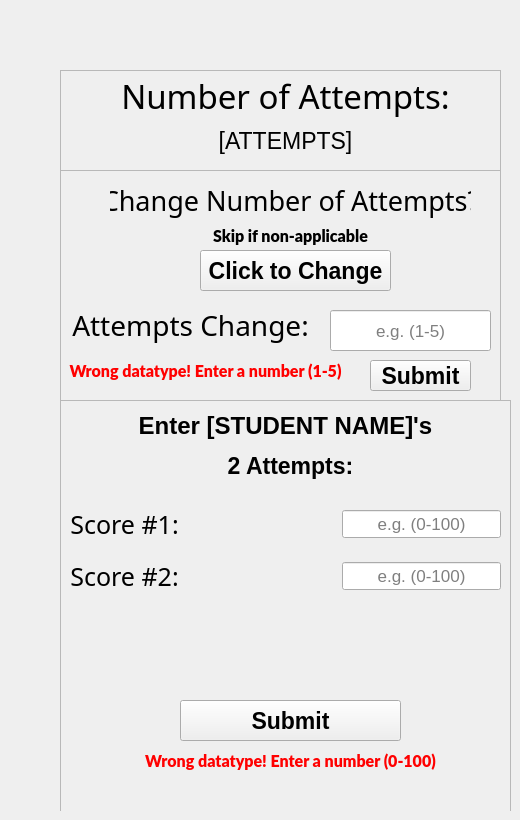
    <widget class="QWidget" name="Scores_Entry_2">
     <widget class="QWidget" name="widget_Scores_Entry_2_1" native="true">
      <property name="geometry">
       <rect>
        <x>60</x>
        <y>60</y>
        <width>451</width>
        <height>751</height>
       </rect>
      </property>
      <widget class="QFrame" name="frame_Scores_Entry_2_3">
       <property name="geometry">
        <rect>
         <x>0</x>
         <y>340</y>
         <width>451</width>
         <height>421</height>
        </rect>
       </property>
       <property name="frameShape">
        <enum>QFrame::StyledPanel</enum>
       </property>
       <property name="frameShadow">
        <enum>QFrame::Raised</enum>
       </property>
       <widget class="QLabel" name="label_Scores_Entry_2_ent_stud_name_1">
        <property name="geometry">
         <rect>
          <x>0</x>
          <y>10</y>
          <width>451</width>
          <height>31</height>
         </rect>
        </property>
        <property name="font">
         <font>
          <pointsize>18</pointsize>
          <weight>75</weight>
          <bold>true</bold>
         </font>
        </property>
        <property name="text">
         <string>Enter [STUDENT NAME]'s</string>
        </property>
        <property name="alignment">
         <set>Qt::AlignCenter</set>
        </property>
       </widget>
       <widget class="QLabel" name="label_Scores_Entry_2_two_attempts_1">
        <property name="geometry">
         <rect>
          <x>20</x>
          <y>50</y>
          <width>421</width>
          <height>31</height>
         </rect>
        </property>
        <property name="font">
         <font>
          <pointsize>17</pointsize>
          <weight>75</weight>
          <bold>true</bold>
         </font>
        </property>
        <property name="text">
         <string>2 Attempts:</string>
        </property>
        <property name="alignment">
         <set>Qt::AlignCenter</set>
        </property>
       </widget>
       <widget class="QLabel" name="label_Scores_Entry_2_error_message_1">
        <property name="enabled">
         <bool>false</bool>
        </property>
        <property name="geometry">
         <rect>
          <x>10</x>
          <y>350</y>
          <width>441</width>
          <height>21</height>
         </rect>
        </property>
        <property name="font">
         <font>
          <family>Lato Black</family>
          <pointsize>12</pointsize>
          <weight>75</weight>
          <italic>false</italic>
          <bold>true</bold>
         </font>
        </property>
        <property name="autoFillBackground">
         <bool>false</bool>
        </property>
        <property name="styleSheet">
         <string notr="true">color: red;</string>
        </property>
        <property name="text">
         <string>Wrong datatype! Enter a number (0-100)</string>
        </property>
        <property name="alignment">
         <set>Qt::AlignCenter</set>
        </property>
       </widget>
       <widget class="QPushButton" name="pushButton_Scores_Entry_2_submit_2">
        <property name="geometry">
         <rect>
          <x>120</x>
          <y>300</y>
          <width>221</width>
          <height>41</height>
         </rect>
        </property>
        <property name="font">
         <font>
          <pointsize>17</pointsize>
          <weight>75</weight>
          <italic>false</italic>
          <bold>true</bold>
          <underline>false</underline>
          <strikeout>false</strikeout>
          <kerning>true</kerning>
         </font>
        </property>
        <property name="text">
         <string>Submit</string>
        </property>
       </widget>
       <widget class="QWidget" name="verticalLayoutWidget_10">
        <property name="geometry">
         <rect>
          <x>10</x>
          <y>100</y>
          <width>431</width>
          <height>101</height>
         </rect>
        </property>
        <layout class="QVBoxLayout" name="verticalLayout_Scores_Entry_2_1">
         <item>
          <layout class="QHBoxLayout" name="horizontalLayout_Scores_Entry_2_1">
           <item>
            <widget class="QLabel" name="label_Scores_Entry_2_score_one_1">
             <property name="font">
              <font>
               <family>Oswald Light</family>
               <pointsize>19</pointsize>
              </font>
             </property>
             <property name="text">
              <string>Score #1:</string>
             </property>
             <property name="alignment">
              <set>Qt::AlignCenter</set>
             </property>
            </widget>
           </item>
           <item>
            <spacer name="horizontalSpacer_Scores_Entry_2_1">
             <property name="orientation">
              <enum>Qt::Horizontal</enum>
             </property>
             <property name="sizeHint" stdset="0">
              <size>
               <width>98</width>
               <height>43</height>
              </size>
             </property>
            </spacer>
           </item>
           <item>
            <widget class="QLineEdit" name="lineEdit_Scores_Entry_2_score_one_1">
             <property name="enabled">
              <bool>true</bool>
             </property>
             <property name="font">
              <font>
               <pointsize>13</pointsize>
              </font>
             </property>
             <property name="autoFillBackground">
              <bool>false</bool>
             </property>
             <property name="text">
              <string/>
             </property>
             <property name="frame">
              <bool>true</bool>
             </property>
             <property name="alignment">
              <set>Qt::AlignCenter</set>
             </property>
             <property name="readOnly">
              <bool>false</bool>
             </property>
             <property name="placeholderText">
              <string>e.g. (0-100)</string>
             </property>
             <property name="cursorMoveStyle">
              <enum>Qt::LogicalMoveStyle</enum>
             </property>
            </widget>
           </item>
          </layout>
         </item>
         <item>
          <layout class="QHBoxLayout" name="horizontalLayout_Scores_Entry_2_2">
           <item>
            <widget class="QLabel" name="label_Scores_Entry_2_score_two_1">
             <property name="font">
              <font>
               <family>Oswald Light</family>
               <pointsize>19</pointsize>
              </font>
             </property>
             <property name="text">
              <string>Score #2:</string>
             </property>
             <property name="alignment">
              <set>Qt::AlignCenter</set>
             </property>
            </widget>
           </item>
           <item>
            <spacer name="horizontalSpacer_Scores_Entry_2_2">
             <property name="orientation">
              <enum>Qt::Horizontal</enum>
             </property>
             <property name="sizeHint" stdset="0">
              <size>
               <width>98</width>
               <height>43</height>
              </size>
             </property>
            </spacer>
           </item>
           <item>
            <widget class="QLineEdit" name="lineEdit_Scores_Entry_2_score_two_1">
             <property name="enabled">
              <bool>true</bool>
             </property>
             <property name="font">
              <font>
               <pointsize>13</pointsize>
              </font>
             </property>
             <property name="autoFillBackground">
              <bool>false</bool>
             </property>
             <property name="text">
              <string/>
             </property>
             <property name="frame">
              <bool>true</bool>
             </property>
             <property name="alignment">
              <set>Qt::AlignCenter</set>
             </property>
             <property name="readOnly">
              <bool>false</bool>
             </property>
             <property name="placeholderText">
              <string>e.g. (0-100)</string>
             </property>
             <property name="cursorMoveStyle">
              <enum>Qt::LogicalMoveStyle</enum>
             </property>
            </widget>
           </item>
          </layout>
         </item>
        </layout>
       </widget>
      </widget>
      <widget class="QFrame" name="frame_Scores_Entry_2_2">
       <property name="geometry">
        <rect>
         <x>0</x>
         <y>110</y>
         <width>441</width>
         <height>231</height>
        </rect>
       </property>
       <property name="frameShape">
        <enum>QFrame::StyledPanel</enum>
       </property>
       <property name="frameShadow">
        <enum>QFrame::Raised</enum>
       </property>
       <widget class="QLabel" name="label_Scores_Entry_2_skip_1">
        <property name="geometry">
         <rect>
          <x>130</x>
          <y>50</y>
          <width>201</width>
          <height>31</height>
         </rect>
        </property>
        <property name="font">
         <font>
          <family>Lato Black</family>
          <pointsize>12</pointsize>
          <weight>75</weight>
          <italic>false</italic>
          <bold>true</bold>
         </font>
        </property>
        <property name="autoFillBackground">
         <bool>false</bool>
        </property>
        <property name="text">
         <string>Skip if non-applicable</string>
        </property>
        <property name="alignment">
         <set>Qt::AlignCenter</set>
        </property>
       </widget>
       <widget class="QLineEdit" name="lineEdit_Scores_Entry_2_attempts_change_1">
        <property name="enabled">
         <bool>true</bool>
        </property>
        <property name="geometry">
         <rect>
          <x>270</x>
          <y>140</y>
          <width>161</width>
          <height>41</height>
         </rect>
        </property>
        <property name="font">
         <font>
          <pointsize>13</pointsize>
         </font>
        </property>
        <property name="autoFillBackground">
         <bool>false</bool>
        </property>
        <property name="text">
         <string/>
        </property>
        <property name="frame">
         <bool>true</bool>
        </property>
        <property name="alignment">
         <set>Qt::AlignCenter</set>
        </property>
        <property name="readOnly">
         <bool>false</bool>
        </property>
        <property name="placeholderText">
         <string>e.g. (1-5)</string>
        </property>
        <property name="cursorMoveStyle">
         <enum>Qt::LogicalMoveStyle</enum>
        </property>
       </widget>
       <widget class="QLabel" name="label_Scores_Entry_2_attempts_change_1">
        <property name="geometry">
         <rect>
          <x>50</x>
          <y>0</y>
          <width>361</width>
          <height>61</height>
         </rect>
        </property>
        <property name="font">
         <font>
          <family>Oswald Light</family>
          <pointsize>20</pointsize>
         </font>
        </property>
        <property name="text">
         <string>Change Number of Attempts?</string>
        </property>
        <property name="alignment">
         <set>Qt::AlignCenter</set>
        </property>
       </widget>
       <widget class="QPushButton" name="pushButton_Scores_Entry_2_change_1">
        <property name="geometry">
         <rect>
          <x>140</x>
          <y>80</y>
          <width>191</width>
          <height>41</height>
         </rect>
        </property>
        <property name="font">
         <font>
          <pointsize>17</pointsize>
          <weight>75</weight>
          <bold>true</bold>
         </font>
        </property>
        <property name="text">
         <string>Click to Change</string>
        </property>
       </widget>
       <widget class="QLabel" name="label_Scores_Entry_2_attempts_change_2">
        <property name="enabled">
         <bool>true</bool>
        </property>
        <property name="geometry">
         <rect>
          <x>10</x>
          <y>130</y>
          <width>241</width>
          <height>51</height>
         </rect>
        </property>
        <property name="font">
         <font>
          <family>Oswald Light</family>
          <pointsize>21</pointsize>
         </font>
        </property>
        <property name="text">
         <string>Attempts Change:</string>
        </property>
        <property name="alignment">
         <set>Qt::AlignCenter</set>
        </property>
       </widget>
       <widget class="QPushButton" name="pushButton_Scores_Entry_2_submit_1">
        <property name="enabled">
         <bool>true</bool>
        </property>
        <property name="geometry">
         <rect>
          <x>310</x>
          <y>190</y>
          <width>101</width>
          <height>31</height>
         </rect>
        </property>
        <property name="font">
         <font>
          <pointsize>17</pointsize>
          <weight>75</weight>
          <italic>false</italic>
          <bold>true</bold>
          <underline>false</underline>
          <strikeout>false</strikeout>
          <kerning>true</kerning>
         </font>
        </property>
        <property name="text">
         <string>Submit</string>
        </property>
       </widget>
       <widget class="QLabel" name="label_Scores_Entry_2_error_message_2">
        <property name="enabled">
         <bool>false</bool>
        </property>
        <property name="geometry">
         <rect>
          <x>0</x>
          <y>190</y>
          <width>291</width>
          <height>21</height>
         </rect>
        </property>
        <property name="font">
         <font>
          <family>Lato Black</family>
          <pointsize>12</pointsize>
          <weight>75</weight>
          <italic>false</italic>
          <bold>true</bold>
         </font>
        </property>
        <property name="autoFillBackground">
         <bool>false</bool>
        </property>
        <property name="styleSheet">
         <string notr="true">color: red;</string>
        </property>
        <property name="text">
         <string>Wrong datatype! Enter a number (1-5)</string>
        </property>
        <property name="alignment">
         <set>Qt::AlignCenter</set>
        </property>
       </widget>
      </widget>
      <widget class="QFrame" name="frame_Scores_Entry_2_1">
       <property name="geometry">
        <rect>
         <x>0</x>
         <y>10</y>
         <width>441</width>
         <height>101</height>
        </rect>
       </property>
       <property name="frameShape">
        <enum>QFrame::StyledPanel</enum>
       </property>
       <property name="frameShadow">
        <enum>QFrame::Raised</enum>
       </property>
       <widget class="QLabel" name="label_Scores_Entry_2_attempts_var_1">
        <property name="geometry">
         <rect>
          <x>60</x>
          <y>50</y>
          <width>331</width>
          <height>41</height>
         </rect>
        </property>
        <property name="font">
         <font>
          <pointsize>17</pointsize>
         </font>
        </property>
        <property name="text">
         <string>[ATTEMPTS]</string>
        </property>
        <property name="alignment">
         <set>Qt::AlignCenter</set>
        </property>
       </widget>
       <widget class="QLabel" name="label_Scores_Entry_2_num_of_attempts_1">
        <property name="geometry">
         <rect>
          <x>60</x>
          <y>0</y>
          <width>331</width>
          <height>51</height>
         </rect>
        </property>
        <property name="font">
         <font>
          <family>Oswald Light</family>
          <pointsize>25</pointsize>
         </font>
        </property>
        <property name="text">
         <string>Number of Attempts:</string>
        </property>
        <property name="alignment">
         <set>Qt::AlignCenter</set>
        </property>
       </widget>
      </widget>
     </widget>
    </widget>
